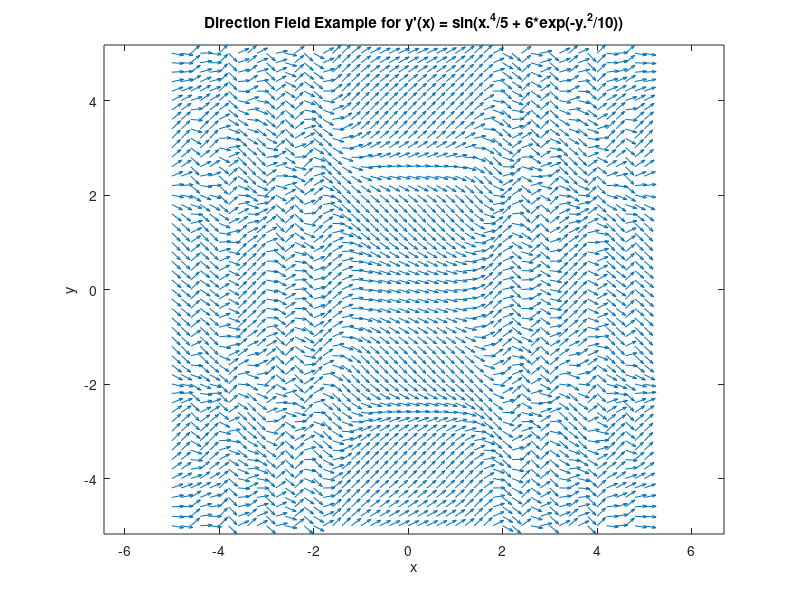

Recreate this plot in MATLAB.
[x, y] = meshgrid(-5:0.2:5);

a = ones(size(x));
b = sin(x.^4/5 + 6*exp(-y.^2/10));

ascaled = a./sqrt(a.^2+b.^2);
bscaled = b./sqrt(a.^2+b.^2);

quiver(x,y,ascaled,bscaled)
axis equal;
title("Direction Field Example for y'(x) = sin(x.^4/5 + 6*exp(-y.^2/10))");
xlabel('x');
ylabel('y');